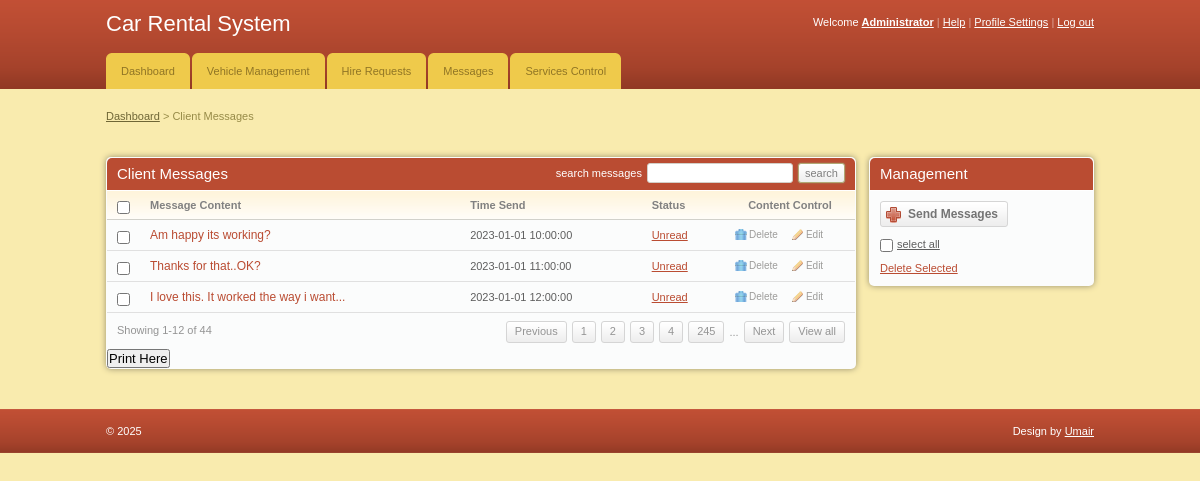
The page /admin/index.php (signed in) on the database its author committed.
### tables this page shows
CREATE TABLE IF NOT EXISTS `message` (
  `msg_id` INT(11) NOT NULL AUTO_INCREMENT,
  `client_id` INT(11),   
  `message` VARCHAR(255) NOT NULL,
  `status` VARCHAR(255) NOT NULL,
  `time` DATETIME NOT NULL,
  PRIMARY KEY (`msg_id`),
  FOREIGN KEY (`client_id`) REFERENCES `client`(`client_id`)
    ON DELETE SET NULL
    ON UPDATE CASCADE
);

### admin/index.php (the view, shortened to what this page needs)
<!DOCTYPE html PUBLIC "-//W3C//DTD XHTML 1.0 Transitional//EN" "http://www.w3.org/TR/xhtml1/DTD/xhtml1-transitional.dtd">
<html xmlns="http://www.w3.org/1999/xhtml">
<head>
	<link rel="stylesheet" href="css/style.css" type="text/css" media="all" />
</head>
<body>
<div id="header">
	<div class="shell">
		<?php
			include 'menu.php';
		?>
		</div>
	</div>
<div id="container">
	<div class="shell">
		<div class="small-nav">
			<a href="index.php">Dashboard</a>
			<span>&gt;</span>
			Client Messages
		</div>
		<br />
		<div id="main">
			<div id="content">
				<div class="box">
					<div class="box-head">
						<h2 class="left">Client Messages</h2>
						<div class="right">
							<label>search messages</label>
							<input type="text" class="field small-field" />
							<input type="submit" class="button" value="search" />
						</div>
					</div>
					<div class="table">
						<table width="100%" border="0" cellspacing="0" cellpadding="0">
							<tr>
								<th width="13"><input type="checkbox" class="checkbox" /></th>
								<th>Message Content</th>
								<th>Time Send</th>
								<th>Status</th>
								<th width="110" class="ac">Content Control</th>
							</tr>
							<?php
								include '../includes/config.php';
								$select = "SELECT * FROM message";
								$result = $conn->query($select);
								while($row = $result->fetch_assoc()){
							?>
							<tr>
								<td><input type="checkbox" class="checkbox" /></td>
								<td><h3><a href="#"><?php echo $row['message'] ?></a></h3></td>
								<td><?php echo $row['time'] ?></td>
								<td><a href="#"><?php echo $row['status'] ?></a></td>
								<td><a href="javascript:sureToApprove(<?php echo $row['msg_id'];?>)" class="ico del">Delete</a><a href="#" class="ico edit">Edit</a></td>
							</tr>
							<?php
								}
							?>
						</table>
						<div class="pagging">
							<div class="left">Showing 1-12 of 44</div>
							<div class="right">
								<a href="#">Previous</a>
								<a href="#">1</a>
								<a href="#">2</a>
								<a href="#">3</a>
								<a href="#">4</a>
								<a href="#">245</a>
								<span>...</span>
								<a href="#">Next</a>
								<a href="#">View all</a>
							</div>
						</div>
					</div>
					<h2><input type="submit" onclick="window.print()" value="Print Here" /></h2>
				</div>
			</div>
			<div id="sidebar">
				<div class="box">
					<div class="box-head">
						<h2>Management</h2>
					</div>
					<div class="box-content">
						<a href="#" class="add-button"><span>Send Messages</span></a>
						<p class="select-all"><input type="checkbox" class="checkbox" /><label>select all</label></p>
						<p><a href="#">Delete Selected</a></p>
					</div>
				</div>
			</div>
		</div>
	</div>
</div>
<div id="footer">
	<div class="shell">
		<span class="left">&copy; <?php echo date("Y");?></span>
		<span class="right">
			Design by <a href="#">Umair</a>
		</span>
	</div>
</div>
</body>
</html>

### admin/css/style.css (style rules this page uses)
* { padding:0; margin:0; outline:0; }
body { background:#f9ebae; font-family: Verdana, sans-serif; font-size:11px; line-height:14px; color:#5e5e5e; }
input, textarea, select { font-family: Verdana, sans-serif; font-size:13px; }
.field { border:solid 1px #d3cfc7; background:#fff; padding:5px; }
.small-field { border:solid 1px #d3cfc7; background:#fff; padding:3px 1px; font-size:11px; }
.checkbox { width:13px; height:13px; vertical-align:top; position:relative; top:2px; }
.button { background:#eee url(images/button.gif) repeat-x 0 0; border:solid 1px #b1a874; color:#7f7f7f; font-size:11px; padding:2px 6px 2px 6px; cursor:pointer; line-height:14px !important; }
a { color:#ba4c32; text-decoration: underline; cursor:pointer; }
.left, .alignleft { float:left; display:inline; }
.right, .alignright { float:right; display:inline; }
.ac { text-align: center !important; }
h2 { font-size:15px; font-weight: normal; }
h3 { font-size:12px; line-height:14px; font-weight: normal; }
h3 a { text-decoration: none; }
.shell { width:988px; margin:0 auto; }
#header { height:89px; background:url(images/header.gif); white-space:nowrap; }
#container { padding:20px 0; }
.small-nav { color:#978b48; padding-bottom:20px; }
.small-nav a { color:#6f6636; }
#content { float:left; width:750px; }
#sidebar { float:right; width:225px; }
.table th { background:#fffdfa url(images/th.gif) repeat-x 0 0; color:#818181; text-align: left; padding:7px 10px; border-bottom:solid 1px #d2d1cb; }
.table td { background:#fbfcfc; border-bottom:solid 1px #e0e0e0; padding:8px 10px; }
.box { background:#fbfcfc; height:100%; padding:1px; margin-bottom:20px; }
.box-head { background:#ba4c32; height:32px; color:#fff; padding: 0 10px; line-height:32px; white-space:nowrap; border-bottom:solid 1px #fff; }
.box-head .right { padding-top:5px; line-height:13px; }
.box-head .right label, .box-head .right input { float:left; }
.box-head .right label { padding:4px 0 0 0; }
.box-head .right input { margin-left:5px; }
.pagging { height:20px; padding:8px 10px; line-height:19px; color:#949494; }
.pagging a { background:url(images/pagging.gif) repeat-x 0 0; height:20px; float:left; padding:0 8px; border:solid 1px #d5d5d5; text-decoration: none; color:#949494; margin-left:5px; }
.pagging span { float:left; margin-left:5px; padding-top:2px; }
a.ico { color:#9d9c9a; font-size:10px; text-decoration: none; padding:0 0 0 14px; background-repeat:no-repeat; background-position:0 0; }
a.del { background-image:url(images/del.gif) }
a.edit { background-image:url(images/edit.gif); margin-left:14px; }
.box-content { padding:10px; }
.box-content p { padding-top:10px; }
.select-all label { text-decoration: underline; padding-left:4px; }
.add-button, .add-button span { float:left; height:26px; background:url(images/add-button.gif) no-repeat 0 0; padding:0 0 0 28px; }
.add-button span { background-position:right 0; padding:0 10px 0 0; }
.add-button { font-weight: bold; font-size:12px; color:#747474; text-decoration: none; line-height:26px; }
#footer { height:44px; background:url(images/footer.gif); line-height:44px; color:#fff; }
#footer a { color:#fff; }
.box { -moz-border-radius:5px; -webkit-border-radius:5px; -moz-box-shadow: 0 0 6px #978f6c; -webkit-box-shadow: 0 0 6px #978f6c; }
.box-head { -moz-border-radius-topleft:5px; -moz-border-radius-topright:5px; -webkit-border-top-left-radius:5px; -webkit-border-top-right-radius:5px; }
.field, .button { -moz-border-radius:4px; -webkit-border-radius:4px; }
.small-field, .button, .pagging a { -moz-border-radius:3px; -webkit-border-radius:3px; }
.button { -moz-box-shadow: 0 0 2px #978f6c; -webkit-box-shadow: 0 0 2px #978f6c; }

### rows shown on the page
message: message "Am happy its working?", time "2023-01-01 10:00:00", status "Unread"
message: message "Thanks for that..OK?", time "2023-01-01 11:00:00", status "Unread"
message: message "I love this. It worked the way i want...", time "2023-01-01 12:00:00", status "Unread"
